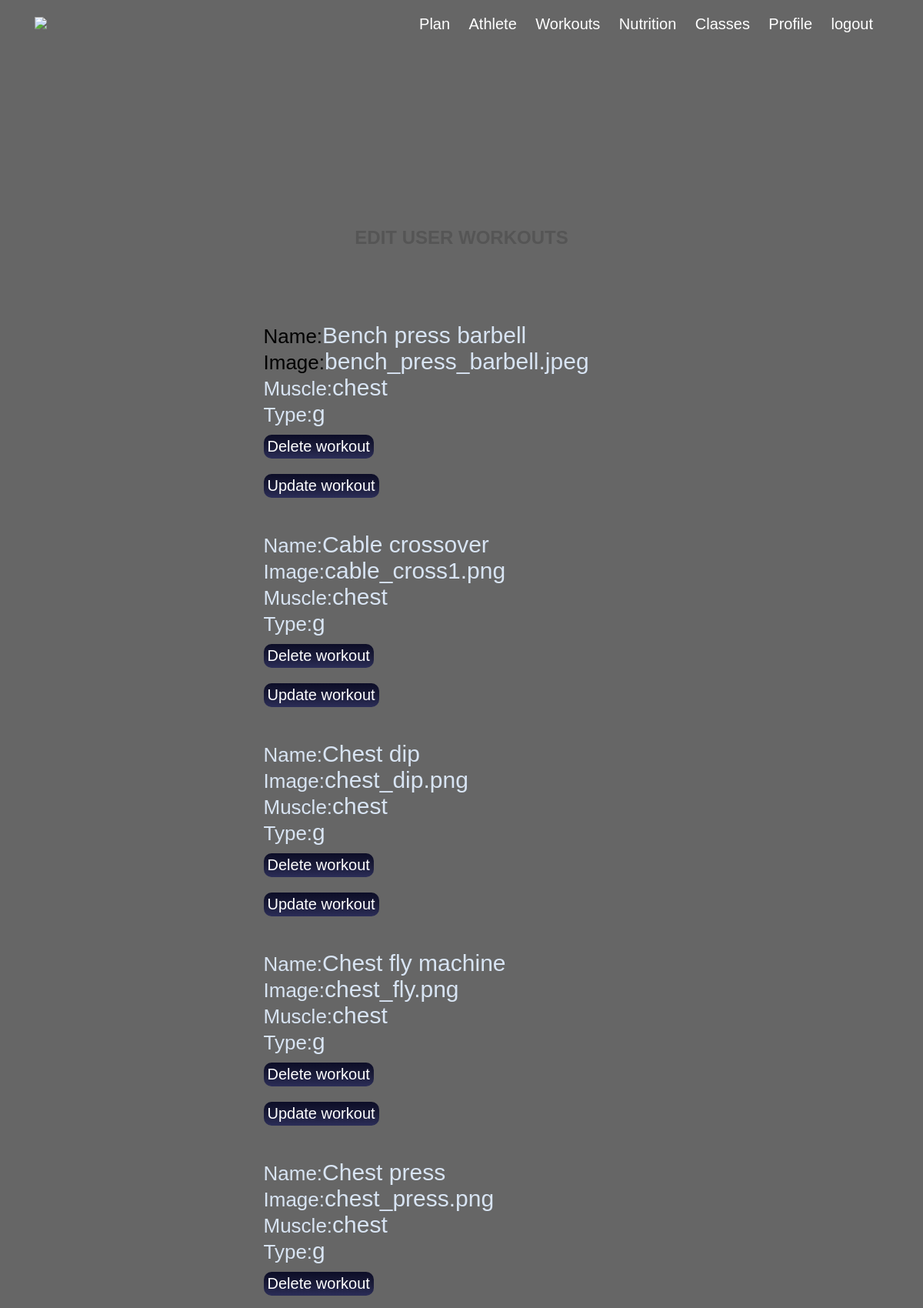
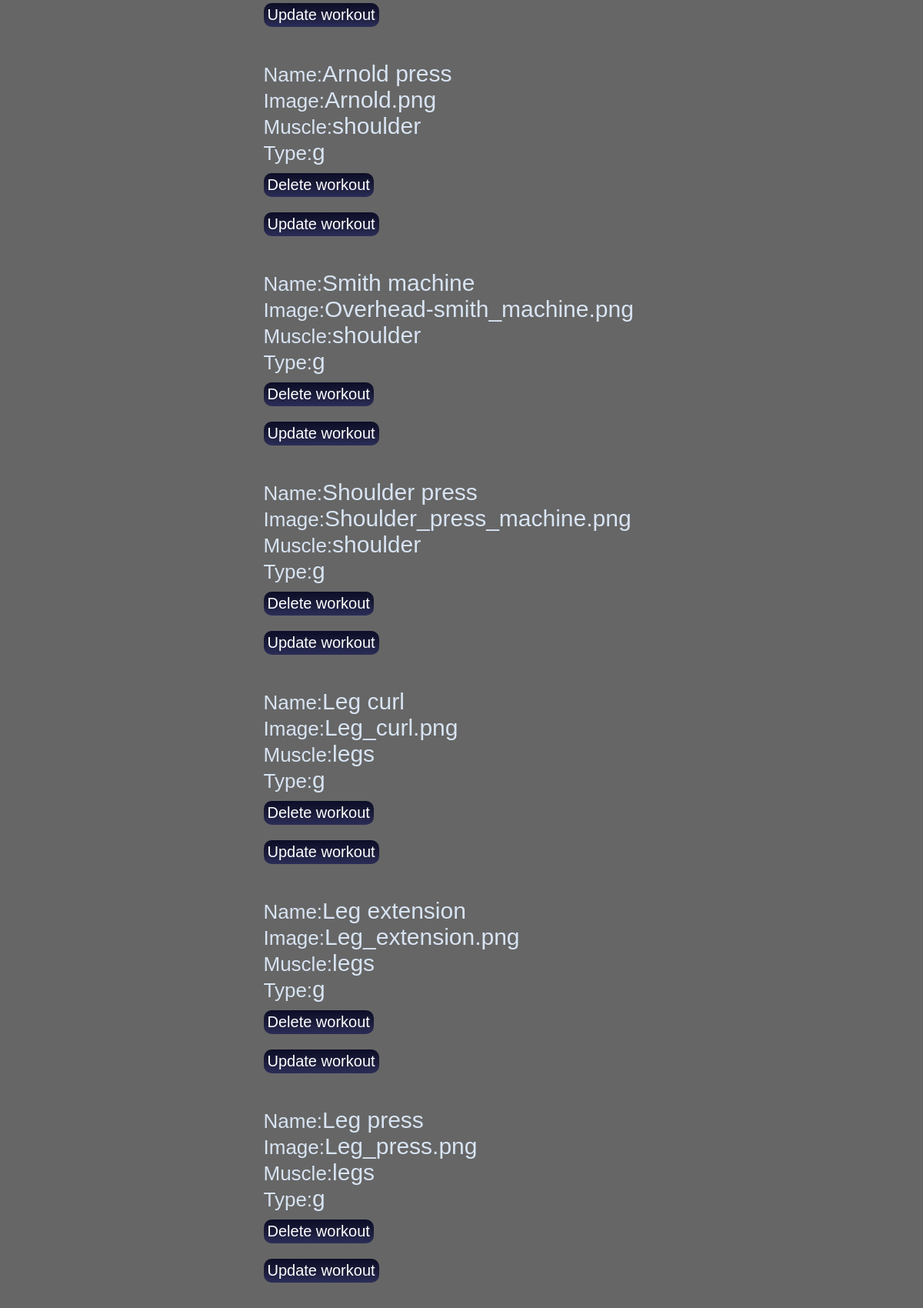
/edit-workout.php (upper part), run on the app's committed database (2 pictures, top to bottom).
### tables this page shows
CREATE TABLE `exercises` (
  `Id` int(11) NOT NULL,
  `Name` varchar(50) NOT NULL,
  `Image` varchar(100) NOT NULL,
  `Muscle` varchar(50) NOT NULL,
  `type` varchar(50) NOT NULL
);

### edit-workout.php (the view, shortened to what this page needs)
<?php
include "connection.php";
$sql = "SELECT * FROM exercises";
$result = mysqli_query($con,$sql);
?>
<!DOCTYPE html>
<html>
<head>
    <link rel="stylesheet" href="zoezi.css">
</head>
<body>
   <div class="header">
       <div class="container">
          <div class="navbar">
              <div class="logo">
                  <a href="home.html"><img src="images/logo.png" width="125px"></a>
              </div>
              <nav>
               <ul id="MenuItems">
                   <li><a href="plans.html">Plan</a></li>
                   <li><a href="athlete.php">Athlete</a></li>
                   <li><a href="workout.php">Workouts</a></li>
                   <li><a href="nutrition.html">Nutrition</a></li>
                   <li><a href="classes.php">Classes</a></li>
                   <li><a href="profile.php">Profile</a></li>
                   <li><a href="logout.php">logout</a></li>
                </ul>
              </nav>
          </div>
       </div>
       </div>
       <br><br><br><br><br><br> <br><br><br><br><br><br>
    <div class="small-container">
   <h2 class="title">EDIT USER WORKOUTS</h2>
             <div class="row">
                <div class="col-2">
                   <?php
    while ($row=mysqli_fetch_assoc($result)){
        echo
            "<p7>Name:</p7>"."<p8>".$row["Name"]."</p8>".
            "<br><p7>Image:</p7>"."<p8>".$row["Image"]."<p8>".
            "<br><p7>Muscle:</p7>"."<p8>".$row["Muscle"]."<p8>".
            "<br><p7>Type:</p7>"."<p8>".$row["type"]."<p8>".
            "<br><a href=delete-workout.php?ID=".$row["Id"]."button class='btn2'> Delete workout</button></a>".
            "<br><a href=update-user.php?ID=".$row["Id"]."button class='btn2'>Update workout</a><br><br>";
    }
    ?>
           </div>
</div>
    </div>
<br><br><br><br><br><br> <br><br><br><br><br><br>
</body>
</html>

### zoezi.css (style rules this page uses)
* { margin: 0; padding: 0; box-sizing: border-box; }
body { font-family: 'Helvetica', sans-serif; background-color: #666; }
a { font-size: 20px; text-decoration: none; color: #fff; }
h2 { color:whitesmoke; text-align:left; }
.header { background: radial-gradient(#); }
.container { max-width: 1300px; max-height: 1300px; margin: auto; padding-left: 25px; padding-right: 25px; }
.navbar { display: flex; align-items: center; padding: 20px; }
nav { flex: 1; text-align: right; }
nav ul { display: inline-block; list-style-type: none; }
nav ul li { display: inline-block; margin-right: 20px; }
p7 { text-align: center; font-size: 26px; }
p8 { text-align: center; color: #d8e4f3; font-size: 30px; }
.row { display: flex; align-items: center; flex-wrap: wrap; justify-content: space-around; }
.col-2 { flex-basis: 50%; min-width: 300px; }
.btn2 { display: inline-block; align-content: center; text-align: center; background: linear-gradient( #0C0D27,#1A1B38,#2B2D58); color: #fff; padding: 4px 5px; margin: 10px 0; border-radius: 10px; transition: background 0.5s; }
.small-container { max-width: 1080px; margin: auto; padding-left: 25px; padding-right: 25px; }
.title { text-align: center; margin: 0px auto 80px; position: relative; line-height: 60px; color: #555; }

### data on the page
exercises: Name "Bench press barbell", Image "bench_press_barbell.jpeg", Muscle "chest", type "g"
exercises: Name "Cable crossover", Image "cable_cross1.png", Muscle "chest", type "g"
exercises: Name "Chest dip", Image "chest_dip.png", Muscle "chest", type "g"
exercises: Name "Chest fly machine", Image "chest_fly.png", Muscle "chest", type "g"
exercises: Name "Chest press", Image "chest_press.png", Muscle "chest", type "g"
exercises: Name "Arnold press", Image "Arnold.png", Muscle "shoulder", type "g"
exercises: Name "Smith machine", Image "Overhead-smith_machine.png", Muscle "shoulder", type "g"
exercises: Name "Shoulder press", Image "Shoulder_press_machine.png", Muscle "shoulder", type "g"
exercises: Name "Leg curl", Image "Leg_curl.png", Muscle "legs", type "g"
exercises: Name "Leg extension", Image "Leg_extension.png", Muscle "legs", type "g"
exercises: Name "Leg press", Image "Leg_press.png", Muscle "legs", type "g"
